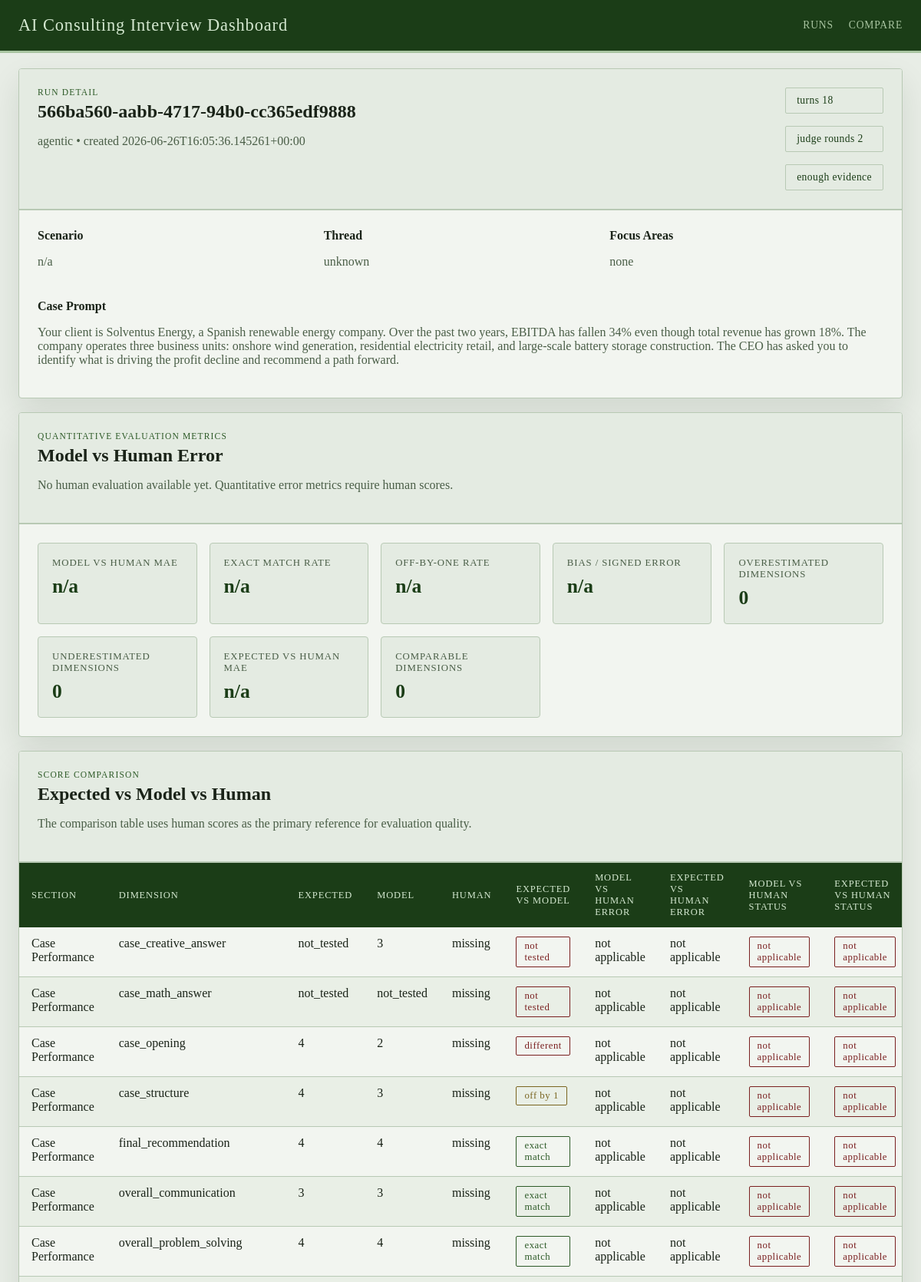
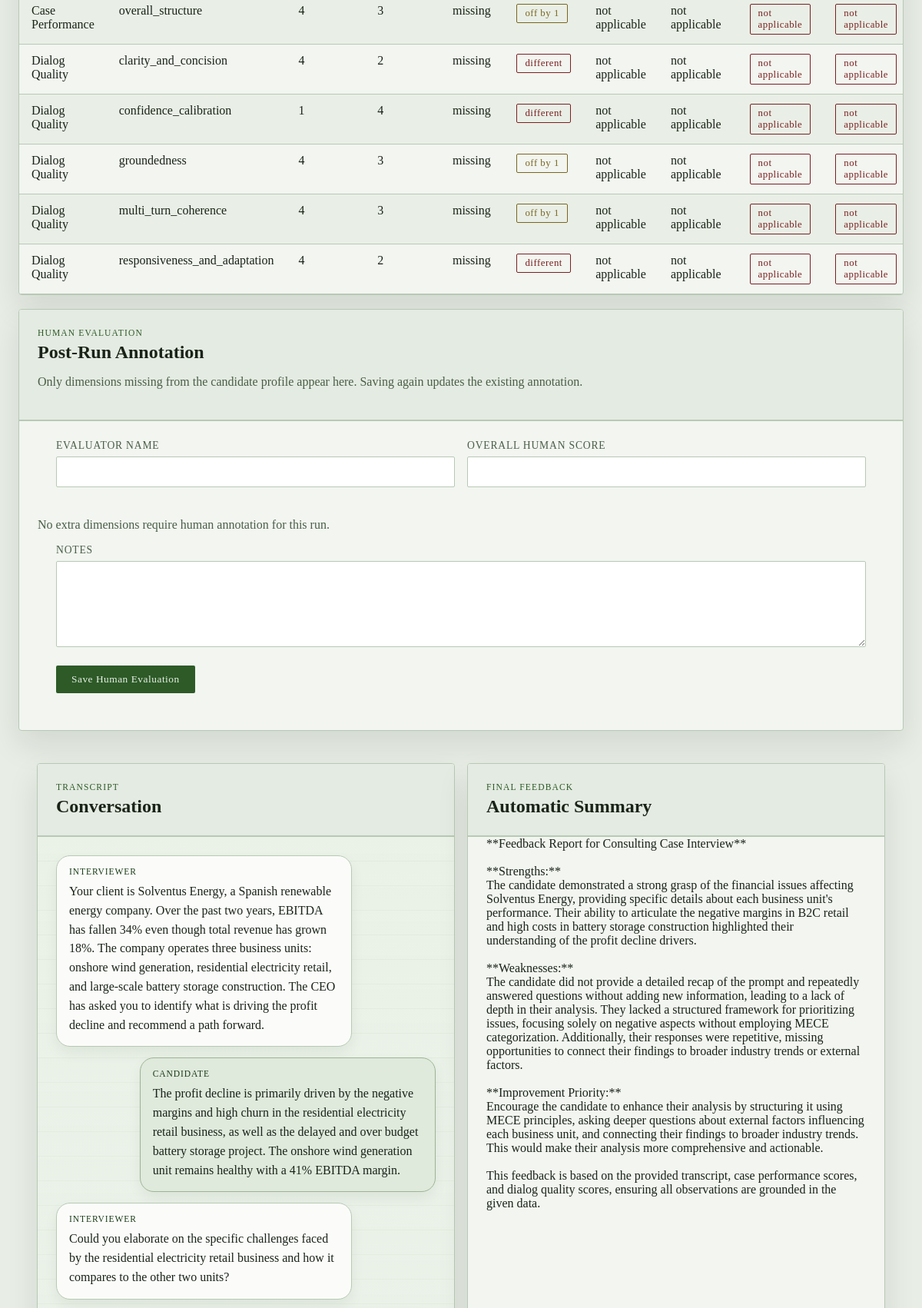
/runs/566ba560-aabb-4717-94b0-cc365edf9888 (upper part), run on the app's committed database (2 pictures, top to bottom).
### tables this page shows
CREATE TABLE runs (
                run_id TEXT PRIMARY KEY,
                graph_name TEXT NOT NULL,
                thread_id TEXT NOT NULL,
                scenario_ref TEXT,
                case_prompt TEXT,
                turn_index INTEGER,
                judge_round INTEGER,
                enough_evidence INTEGER NOT NULL,
                focus_areas_json TEXT NOT NULL,
                transcript_json TEXT NOT NULL,
                case_performance_json TEXT NOT NULL,
                quality_dialog_json TEXT NOT NULL,
                final_feedback TEXT,
                state_json TEXT NOT NULL,
                created_at TEXT NOT NULL
            );

### web/app.py (the view)
@app.get("/runs/<run_id>")
def get_run(run_id: str):
    try:
        run_payload = load_run(run_id)
    except FileNotFoundError as exc:
        abort(404, str(exc))
    if _wants_json():
        return jsonify(run_payload)
    return render_template("run_detail.html", run=run_payload)

### web/app.py (called while the page is built)
def _wants_json() -> bool:
    if request.args.get("format") == "json":
        return True
    return request.accept_mimetypes.best == "application/json"

### web/dashboard_store.py (called while the page is built)
def _json_loads(value: str | None, fallback: Any) -> Any:
    if not value:
        return fallback
    try:
        return json.loads(value)
    except json.JSONDecodeError:
        return fallback

def get_db_connection() -> sqlite3.Connection:
    connection = sqlite3.connect(RUNS_DB_PATH, timeout=30)
    connection.row_factory = sqlite3.Row
    return connection

def _normalize_dimension_entry(raw_entry: Any) -> dict[str, Any]:
    if isinstance(raw_entry, dict):
        score = raw_entry.get("score", "")
        rationale = raw_entry.get("rationale", "")
        evidence = raw_entry.get("evidence", "")
    else:
        score = raw_entry
        rationale = ""
        evidence = ""
    return {
        "score": score if score not in {None, ""} else "",
        "rationale": str(rationale or "").strip(),
        "evidence": str(evidence or "").strip(),
    }

def _extract_expected_scores(state: dict[str, Any]) -> dict[str, dict[str, Any]]:
    candidate_profile = state.get("candidate_profile", {})
    expected_scores = candidate_profile.get("expected_scores", {})
    sections: dict[str, dict[str, Any]] = {
        CASE_PERFORMANCE_SECTION: {},
        DIALOG_QUALITY_SECTION: {},
    }
    for section_name in sections:
        raw_section = expected_scores.get(section_name, {})
        if not isinstance(raw_section, dict):
            continue
        for dimension, details in raw_section.items():
            if not isinstance(details, dict):
                continue
            sections[section_name][dimension] = {
                "score": details.get("expected", ""),
                "rationale": str(details.get("rationale", "")).strip(),
            }
    return sections

def _extract_model_scores(run_row: sqlite3.Row) -> dict[str, dict[str, Any]]:
    return {
        CASE_PERFORMANCE_SECTION: _json_loads(run_row["case_performance_json"], {}),
        DIALOG_QUALITY_SECTION: _json_loads(run_row["quality_dialog_json"], {}),
    }

def _score_sort_key(value: Any) -> tuple[int, str]:
    return (0, str(value))

def score_status(error: float | None) -> str:
    if error is None:
        return "not applicable"
    if error == 0:
        return "exact match"
    if error == 1:
        return "off by 1"
    return "different"

### web/templates/run_detail.html (shortened to what this page needs)
{% extends "base.html" %}
{% macro score_value(value) -%}
  {{ value if value not in ['', none] else 'missing' }}
{%- endmacro %}
{% block content %}
<section class="panel">
  <div class="panel-heading">
    <div>
      <p class="eyebrow">Run Detail</p>
      <h1>{{ run.run_id }}</h1>
      <p class="lede">{{ run.graph_name }} • created {{ run.created_at }}</p>
    </div>
    <div class="chip-row">
      <span class="chip">turns {{ run.turn_index }}</span>
      <span class="chip">judge rounds {{ run.judge_round }}</span>
      <span class="chip">{{ 'enough evidence' if run.enough_evidence else 'ongoing logic' }}</span>
    </div>
  </div>
  <div class="meta-grid">
    <div>
      <strong>Scenario</strong>
      <p>{{ run.scenario_ref or 'n/a' }}</p>
    </div>
    <div>
      <strong>Thread</strong>
      <p>{{ run.thread_id }}</p>
    </div>
    <div>
      <strong>Focus Areas</strong>
      <p>{{ run.focus_areas|join(', ') if run.focus_areas else 'none' }}</p>
    </div>
  </div>
  <div class="prompt-box">
    <strong>Case Prompt</strong>
    <p>{{ run.case_prompt or 'No case prompt stored.' }}</p>
  </div>
</section>
<section class="panel">
  <div class="panel-heading">
    <div>
      <p class="eyebrow">Quantitative Evaluation Metrics</p>
      <h2>Model vs Human Error</h2>
      {% if run.human_evaluation %}
      <p class="lede">Human scores are treated as the reference. Numeric metrics exclude missing and <code>not_tested</code> values.</p>
      {% else %}
      <p class="lede">No human evaluation available yet. Quantitative error metrics require human scores.</p>
      {% endif %}
    </div>
  </div>
  <div class="metric-grid">
    <div class="metric-card"><span>Model vs Human MAE</span><strong>{{ run.metrics.model_vs_human_mae if run.metrics.model_vs_human_mae is not none else 'n/a' }}</strong></div>
    <div class="metric-card"><span>Exact Match Rate</span><strong>{{ run.metrics.exact_match_rate if run.metrics.exact_match_rate is not none else 'n/a' }}{% if run.metrics.exact_match_rate is not none %}%{% endif %}</strong></div>
    <div class="metric-card"><span>Off-by-One Rate</span><strong>{{ run.metrics.off_by_one_rate if run.metrics.off_by_one_rate is not none else 'n/a' }}{% if run.metrics.off_by_one_rate is not none %}%{% endif %}</strong></div>
    <div class="metric-card"><span>Bias / Signed Error</span><strong>{{ run.metrics.signed_error if run.metrics.signed_error is not none else 'n/a' }}</strong></div>
    <div class="metric-card"><span>Overestimated Dimensions</span><strong>{{ run.metrics.overestimation_count }}</strong></div>
    <div class="metric-card"><span>Underestimated Dimensions</span><strong>{{ run.metrics.underestimation_count }}</strong></div>
    <div class="metric-card"><span>Expected vs Human MAE</span><strong>{{ run.metrics.expected_vs_human_mae if run.metrics.expected_vs_human_mae is not none else 'n/a' }}</strong></div>
    <div class="metric-card"><span>Comparable Dimensions</span><strong>{{ run.metrics.comparable_dimensions }}</strong></div>
  </div>
</section>
<section class="panel">
  <div class="panel-heading">
    <div>
      <p class="eyebrow">Score Comparison</p>
      <h2>Expected vs Model vs Human</h2>
      <p class="lede">The comparison table uses human scores as the primary reference for evaluation quality.</p>
    </div>
  </div>
  <div class="table-wrap">
    <table>
      <thead>
        <tr>
          <th>Section</th>
          <th>Dimension</th>
          <th>Expected</th>
          <th>Model</th>
          <th>Human</th>
          <th>Expected vs Model</th>
          <th>Model vs Human Error</th>
          <th>Expected vs Human Error</th>
          <th>Model vs Human Status</th>
          <th>Expected vs Human Status</th>
        </tr>
      </thead>
      <tbody>
        {% for row in run.comparison_rows %}
        <tr>
          <td>{{ row.section_label }}</td>
          <td>{{ row.dimension }}</td>
          <td>{{ score_value(row.expected_score) }}</td>
          <td>{{ score_value(row.model_score) }}</td>
          <td>{{ score_value(row.human_score) }}</td>
          <td><span class="status status-{{ row.expected_model_status|replace(' ', '-') }}">{{ row.expected_model_status }}</span></td>
          <td>{{ row.model_human_absolute_error if row.model_human_absolute_error is not none else 'not applicable' }}</td>
          <td>{{ row.expected_human_absolute_error if row.expected_human_absolute_error is not none else 'not applicable' }}</td>
          <td><span class="status status-{{ row.model_human_status|replace(' ', '-') }}">{{ row.model_human_status }}</span></td>
          <td><span class="status status-{{ row.expected_human_status|replace(' ', '-') }}">{{ row.expected_human_status }}</span></td>
        </tr>
        {% endfor %}
      </tbody>
    </table>
  </div>
</section>
<section class="panel">
  <div class="panel-heading">
    <div>
      <p class="eyebrow">Human Evaluation</p>
      <h2>Post-Run Annotation</h2>
      <p class="lede">Only dimensions missing from the candidate profile appear here. Saving again updates the existing annotation.</p>
    </div>
  </div>
  <form class="human-form" method="post" action="{{ url_for('save_human_evaluation_page', run_id=run.run_id) }}">
    <div class="form-grid">
      <label>
        <span>Evaluator Name</span>
        <input type="text" name="evaluator_name" value="{{ run.human_evaluation.evaluator_name if run.human_evaluation else '' }}">
      </label>
      <label>
        <span>Overall Human Score</span>
        <input type="number" name="overall_human_score" min="1" max="4" step="0.1" value="{{ run.human_evaluation.overall_human_score if run.human_evaluation and run.human_evaluation.overall_human_score is not none else '' }}">
      </label>
    </div>
    {% if not run.annotation_sections['rubric'] and not run.annotation_sections['case_interaction_quality'] %}
    <p class="helper">No extra dimensions require human annotation for this run.</p>
    {% endif %}
    <label class="notes-field">
      <span>Notes</span>
      <textarea name="notes" rows="5">{{ run.human_evaluation.notes if run.human_evaluation else '' }}</textarea>
    </label>
    <div class="form-actions">
      <button class="button" type="submit">Save Human Evaluation</button>
    </div>
  </form>
</section>
<section class="two-col">
  <article class="panel">
    <div class="panel-heading">
      <div>
        <p class="eyebrow">Transcript</p>
        <h2>Conversation</h2>
      </div>
    </div>
    <ol class="transcript-chat">
      {% for line in run.transcript %}
      {% if not line.startswith('Eval Case Performance: ') and not line.startswith('Eval Dialog Quality: ') and not line.startswith('Give Feedback: ') %}
      {% set role = "system" %}
      {% set label = "System" %}
      {% set content = line %}
      {% if line.startswith('Interviewer reveal: ') %}
        {% set role = "reveal" %}
        {% set label = "Interviewer reveal" %}
        {% set content = line.removeprefix('Interviewer reveal: ') %}
      {% elif line.startswith('Interviewer: ') %}
        {% set role = "interviewer" %}
        {% set label = "Interviewer" %}
        {% set content = line.removeprefix('Interviewer: ') %}
      {% elif line.startswith('Candidate: ') %}
        {% set role = "candidate" %}
        {% set label = "Candidate" %}
        {% set content = line.removeprefix('Candidate: ') %}
      {% elif line.startswith('Judge: ') %}
        {% set role = "judge" %}
        {% set label = "Judge" %}
        {% set content = line.removeprefix('Judge: ') %}
      {% endif %}
      <li class="chat-message chat-message-{{ role }}">
        <div class="chat-bubble">
          <span class="chat-label">{{ label }}</span>
          <p>{{ content }}</p>
        </div>
      </li>
      {% endif %}
      {% endfor %}
    </ol>
  </article>
  <article class="panel">
    <div class="panel-heading">
      <div>
        <p class="eyebrow">Final Feedback</p>
        <h2>Automatic Summary</h2>
      </div>
    </div>
    <div class="markdown-block">
      <pre>{{ run.final_feedback or 'No final feedback stored.' }}</pre>
    </div>
  </article>
</section>
{% endblock %}

### data on the page
runs: run_id "566ba560-aabb-4717-94b0-cc365edf9888", graph_name "agentic", created_at "2026-06-26T16:05:36.145261+00:00", turn_index "18", judge_round "2", enough_evidence "enough evidence", scenario_ref "n/a", thread_id "unknown", case_prompt "Your client is Solventus Energy, a Spanish renewable energy company. Over the past two years, EBITDA has fallen 34% even though total revenue has grown 18%. The company operates three business units: onshore wind generation, residential electricity retail, and large-scale battery storage construction. The CEO has asked you to identify what is driving the profit decline and recommend a path forward.", final_feedback "**Feedback Report for Consulting Case Interview** **Strengths:** The candidate demonstrated a strong grasp of the financial issues affecting Solventus Energy, providing specific details about each business unit's performance. Their ability to articulate the negative margins in B2C retail and high costs in battery storage construction highlighted their understanding of the profit decline drivers. **Weaknesses:** The candidate did not provide a detailed recap of the prompt and repeatedly answered questions without adding new information, leading to a lack of depth in their analysis. They lacked a structured framework for prioritizing issues, focusing solely on negative aspects without…"

### other printed values
{{ run.focus_areas|join(', ') if run.focus_areas else 'none' }} "none"
{{ run.metrics.overestimation_count }} "0"
{{ run.metrics.underestimation_count }} "0"
{{ run.metrics.comparable_dimensions }} "0"
{{ row.section_label }} "Case Performance" "Case Performance" "Case Performance" "Case Performance" "Case Performance" "Case Performance" "Case Performance" "Case Performance" "Dialog Quality" "Dialog Quality" "Dialog Quality" "Dialog Quality" "Dialog Quality"
{{ row.dimension }} "case_creative_answer" "case_math_answer" "case_opening" "case_structure" "final_recommendation" "overall_communication" "overall_problem_solving" "overall_structure" "clarity_and_concision" "confidence_calibration" "groundedness" "multi_turn_coherence" "responsiveness_and_adaptation"
{{ value if value not in ['', none] else 'missing' }} "not_tested 3 missing" "not_tested not_tested missing" "4 2 missing" "4 3 missing" "4 4 missing" "3 3 missing" "4 4 missing" "4 3 missing" "4 2 missing" "1 4 missing" "4 3 missing" "4 3 missing" "4 2 missing"
{{ row.expected_model_status }} "not tested" "not tested" "different" "off by 1" "exact match" "exact match" "exact match" "off by 1" "different" "different" "off by 1" "off by 1" "different"
{{ row.model_human_status }} "not applicable" "not applicable" "not applicable" "not applicable" "not applicable" "not applicable" "not applicable" "not applicable" "not applicable" "not applicable" "not applicable" "not applicable" "not applicable"
{{ row.expected_human_status }} "not applicable" "not applicable" "not applicable" "not applicable" "not applicable" "not applicable" "not applicable" "not applicable" "not applicable" "not applicable" "not applicable" "not applicable" "not applicable"
{{ label }} "INTERVIEWER" "CANDIDATE" "INTERVIEWER"
{{ content }} "Could you elaborate on the specific challenges faced by the residential electricity retail business and how it compares to the other two units?"
